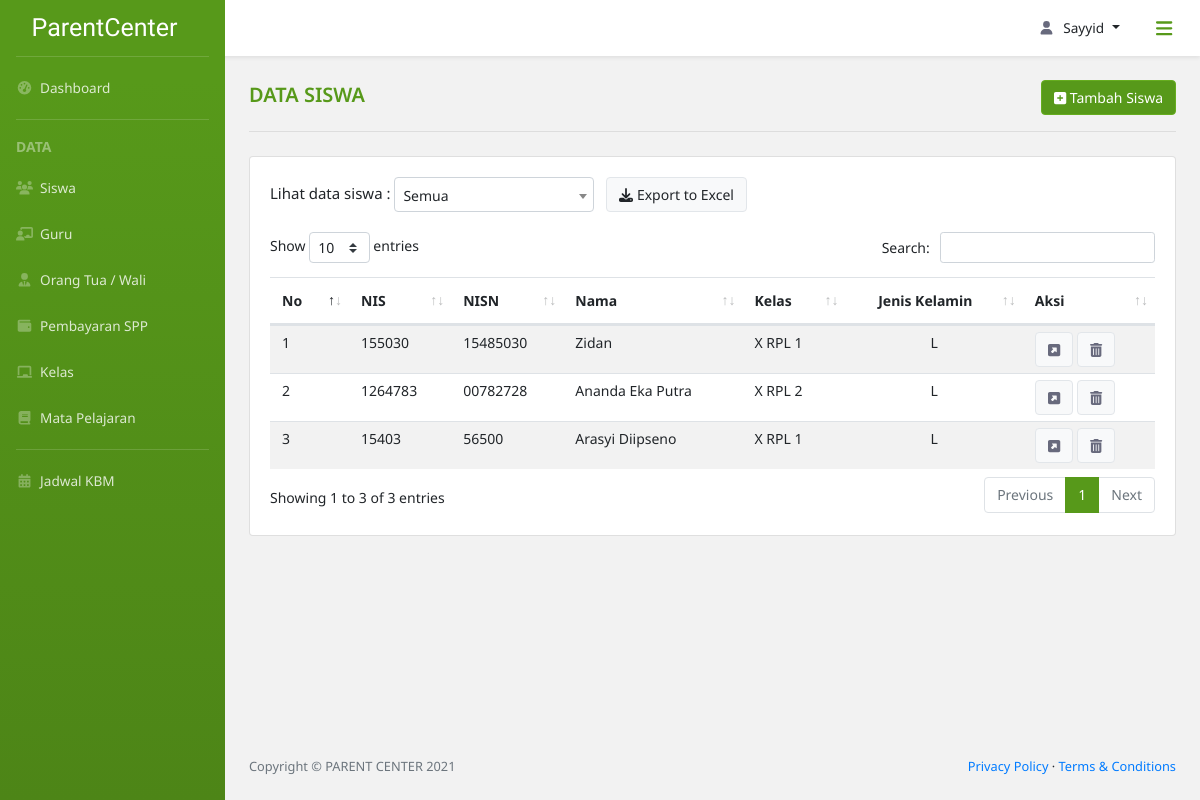
The page /data_siswa/ (signed in) on the database as committed earlier.
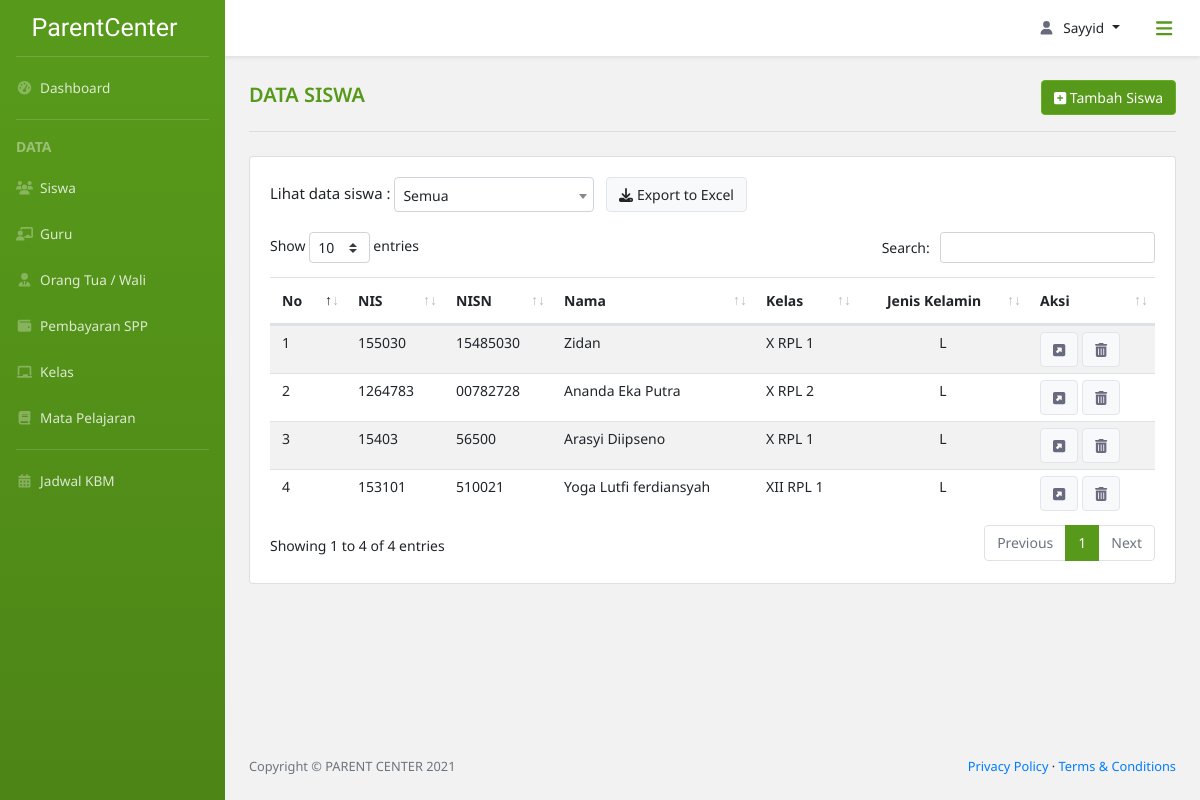
The same page on the database as committed later.
### parent_center_app/models.py (models this page shows, shortened)
class Siswa(models.Model):
    nis = models.CharField(max_length=15, null=True)
    nisn = models.CharField(max_length=15, null=True)
    id_siswa = models.CharField(max_length=30,
                                primary_key=True,
                                unique=True,
                                default=custom_siswa,
                                editable=False)
    nama = models.CharField(max_length=50)
    tpt_lahir = models.CharField(max_length=50)
    tgl_lahir = models.DateField(default=date.today)
    agama = models.CharField(max_length=15)
    class jns_kelamin(models.TextChoices):
        P = 'Perempuan'
        L = 'Laki-Laki'
    jns_kelamin = models.CharField(max_length=10,
                                   choices=jns_kelamin.choices,
                                   default=jns_kelamin.L)
    no_tlp = models.CharField(max_length=13, null=True)
    alamat = models.TextField(null=True)
    id_kelas = models.ForeignKey(Kelas, null=True, on_delete=models.SET_NULL)

class Kelas(models.Model):
    id_kelas = models.CharField(max_length=10,
                                primary_key=True,
                                unique=True,
                                default=custom_kelas,
                                editable=False)
    class rentang_kelas(models.TextChoices):
        X = 'X'
        XI = 'XI'
        XII = 'XII'
    kelas = models.CharField(max_length=3,
                             choices=rentang_kelas.choices,
                             default=rentang_kelas.X)
    class jurusan(models.TextChoices):
        TITL = 'Teknik Intalasi Tenaga Listrik'
        TP = 'Teknik Pemesinan'
        TKR = 'Teknik Kendaraan Ringan'
        TKJ = 'Teknik Komputer Jaringan'
        RPL = 'Rekayasa Perangkat Lunak'
        TBSM = 'Teknik dan Bisnis Sepeda Motor'
    jurusan = models.CharField(max_length=30,
                               choices=jurusan.choices,
                               default=jurusan.TITL)
    no_kelas = models.SmallIntegerField(default=1)

### parent_center_app/views.py (the view)
# urls.py: path('data_siswa/', views.dataSiswa, name='data siswa'),
@login_required(login_url='login')
def dataSiswa(request):
    if level_permission(request, ['Admin']) is False:
        return redirect(level_login(request))
    else:
        siswas = Siswa.objects.all()
        kelass = Kelas.objects.all().order_by('kelas', 'jurusan', 'no_kelas')
        context = {
            'title': 'Data Siswa',
            'Siswas': siswas,
            'Kelass': kelass,
        }
        return render(request,
                      'parent_center_app/data_siswa.html',
                      context)

### parent_center_app/views.py (called while the page is built)
def level_permission(current_user, level: list) -> bool:
    if current_user.user.extenduser.user_level in level:
        return True
    else:
        return False

### parent_center_app/templates/parent_center_app/Data_siswa.html (shortened to what the changed rows need)
{% extends 'parent_center_app/base.html' %}
{% block content %}
    <div class="row">
        <div class="col-lg-12">
            <div class="card">
                <div class="card-body card-dashboard">
                    <div class="row mx-0">
                        <div class="col-lg-12 px-0 div-sort">
                        </div>
                    </div>
                    <div class="table-responsive table-siswa">
                        <table class="table table table-striped table-siswa" id="table-custom">
                            <thead>
                                <tr>
                                    <th scope="col">No</th>
                                    <th scope="col">NIS</th>
                                    <th scope="col">NISN</th>
                                    <th scope="col">Nama</th>
                                    <th scope="col">Kelas</th>
                                    <th scope="col" class="text-center">Jenis Kelamin</th>
                                    <th scope="col">Aksi</th>
                                </tr>
                            </thead>
                            <tbody>
                                {% for siswa in Siswas %}
                                <tr>
                                    <td>{{forloop.counter}}</td>
                                    <td>{{siswa.nis}}</td>
                                    <td>{{siswa.nisn}}</td>
                                    <td>{{siswa.nama}}</td>
                                    <td>
                                        {{siswa.id_kelas.kelas}}
                                            {% if siswa.id_kelas.jurusan == "Rekayasa Perangkat Lunak" %}
                                                RPL
                                            {% elif siswa.id_kelas.jurusan == "Teknik Komputer Jaringan" %}
                                                TKJ
                                            {% elif siswa.id_kelas.jurusan == "Teknik Intalasi Tenaga Listrik" %}
                                                TITL
                                            {% elif siswa.id_kelas.jurusan == "Teknik Pemesinan" %}
                                                TP
                                            {% elif siswa.id_kelas.jurusan == "Teknik Kendaraan Ringan" %}
                                                TKR
                                            {% else %}
                                                TBSM
                                            {% endif %}
                                        {{ siswa.id_kelas.no_kelas }}
                                    </td>
                                    <td class="text-center">
                                        {% if siswa.jns_kelamin == "Laki-Laki" %}
                                            L
                                        {% else %}
                                            P
                                        {% endif %}
                                    </td>
                                    <td>
                                        <a class="btn btn-light" href="{% url 'detail siswa' pk=siswa.pk %}"><i class="fas fa-external-link-square-alt"></i></a>
                                        <button class="btn btn-light" type="button" data-toggle="modal" data-target="#modal_hapus">
                                            <i class="fas fa-trash-alt"></i>
                                        </button>
                                    </td>
                                </tr>
                                {% endfor %}
                            </tbody>
                        </table>
                    </div>
                </div>
            </div>
        </div>
    </div>
{% endblock content %}

Rows that differ between the two databases and show on the page:
added Siswa: nis "153101", nisn "510021", nama "Yoga Lutfi ferdiansyah", id_kelas.kelas "XII", shows "RPL", id_kelas.no_kelas "1", jns_kelamin "L"
Other text that changed with them:
text written by a page script: "Show entries Search: Showing 1 to 3 of 3 entries Previous 1 Next" → "Show entries Search: Showing 1 to 4 of 4 entries Previous 1 Next"
